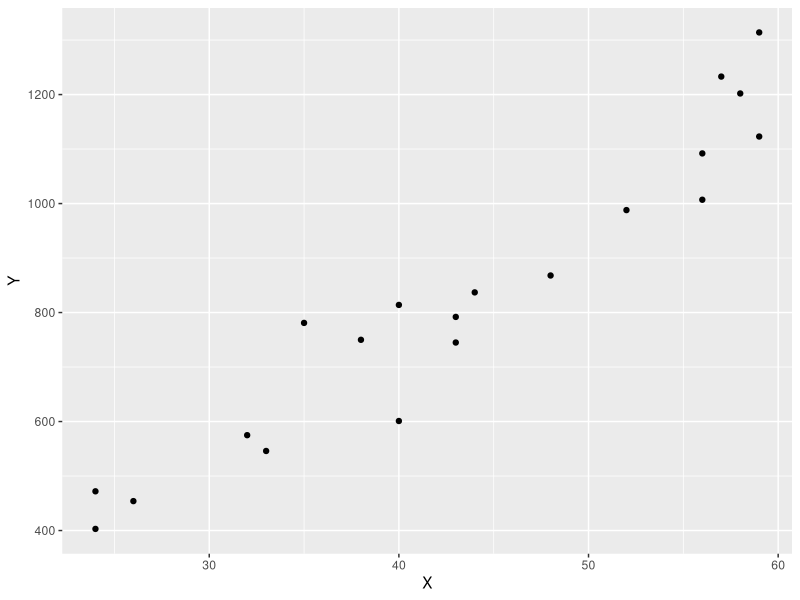
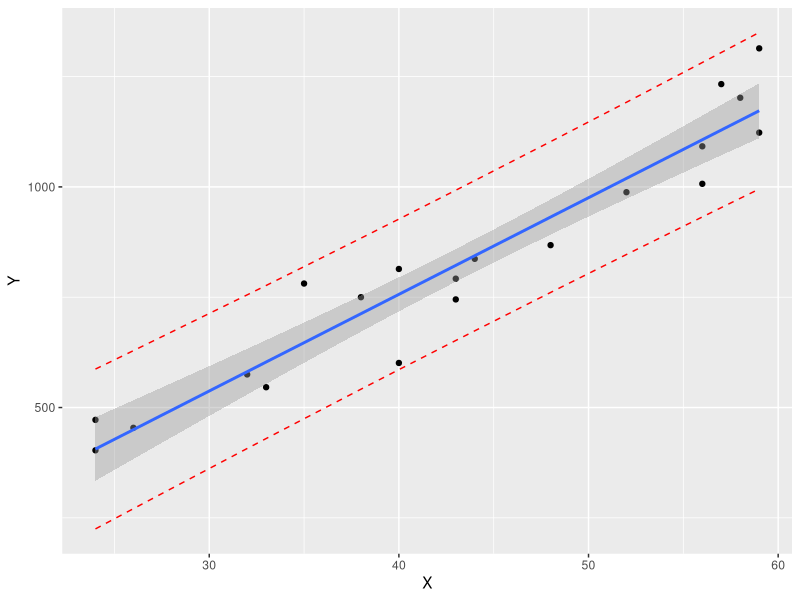

Write the R code that produced these figures, in order.
library(readr)
library(ggplot2)

dat <- read_csv("data-salary.txt")

ggplot(data = dat, aes(x = X, y = Y)) +
  geom_point()

res_lm <- lm(Y ~ X, data = dat)

X_new <- data.frame(X = 23:60)

# 95% confidence interval
conf95 <- predict(res_lm, X_new, interval = "confidence", level = 0.95) # mu - 1.96 * S.E.
# 95% prediction interval
pred95 <- predict(res_lm, X_new, interval = "prediction", level = 0.95) # mu - 1.96 * S.D.
pred95_no_dat <- predict(res_lm, interval = "prediction", level = 0.95)

pre95_dat <- cbind(dat, pred95_no_dat)

ggplot(data = pre95_dat, aes(x = X, y = Y)) +
  geom_point() +
  geom_smooth(method = lm) + 
  geom_line(aes(y = lwr), color = "red", linetype = "dashed") +
  geom_line(aes(y = upr), color = "red", linetype = "dashed")
